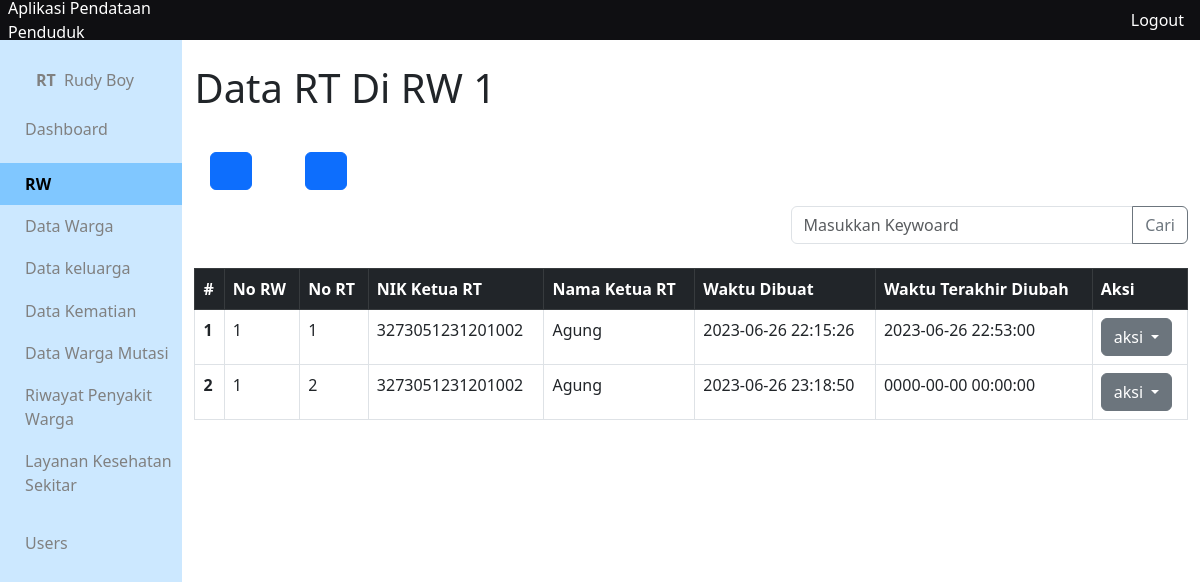
/app/views/rt/ (signed in), run on the app's committed database.
### tables this page shows
CREATE TABLE `rt` (
  `id_rt` int(1) NOT NULL,
  `no_rt` int(10) NOT NULL,
  `no_rw` int(10) DEFAULT NULL,
  `nik_ketua_rt` varchar(16) DEFAULT NULL,
  `created_at` timestamp NOT NULL DEFAULT current_timestamp(),
  `updated_at` timestamp NOT NULL DEFAULT current_timestamp()
);

CREATE TABLE `warga` (
  `nik_warga` varchar(16) NOT NULL,
  `no_kk` varchar(16) DEFAULT NULL,
  `status_kk` varchar(50) DEFAULT NULL,
  `nama_warga` varchar(300) DEFAULT NULL,
  `tempat_lahir` varchar(300) DEFAULT NULL,
  `tanggal_lahir` date DEFAULT NULL,
  `alamat_ktp` varchar(300) DEFAULT NULL,
  `alamat_tinggal` varchar(300) DEFAULT NULL,
  `no_rt` int(10) DEFAULT NULL,
  `no_rw` int(10) DEFAULT NULL,
  `agama` varchar(50) DEFAULT NULL,
  `pendidikan_terakhir` varchar(20) DEFAULT NULL,
  `pekerjaan` varchar(200) DEFAULT NULL,
  `jenis_kelamin` char(1) DEFAULT NULL,
  `status_perkawinan` varchar(15) DEFAULT NULL,
  `status_warga` varchar(10) DEFAULT NULL,
  `status_kehidupan` varchar(10) DEFAULT NULL,
  `kewarganegaraan` varchar(10) DEFAULT NULL,
  `gol_darah` char(2) DEFAULT NULL,
  `kontak` varchar(15) DEFAULT NULL,
  `id_adder` int(10) DEFAULT NULL,
  `id_updater` int(10) DEFAULT NULL,
  `created_at` timestamp NULL DEFAULT current_timestamp(),
  `updated_at` timestamp NULL DEFAULT current_timestamp()
);

### app/functions/rt/function-crud.php (called while the page is built, shortened)
<?php
require_once __DIR__."/../main-function.php";
function getRtInRw($rw){
	$query = "SELECT * FROM rt WHERE no_rw = '$rw'";
	return query($query);
}
?>

### app/functions/main-function.php (called while the page is built, shortened)
<?php
$conn = mysqli_connect("localhost", "root", '', "data_penduduk");
function query($query)
{
	global $conn;
	$result = mysqli_query($conn, $query);
	$rows = [];
		while( $row = mysqli_fetch_assoc($result) ) {
			$rows[] = $row;
		}
	return $rows;
}

### app/functions/warga/function-crud.php (called while the page is built, shortened)
<?php
require_once __DIR__."/../main-function.php";
function cariWargaNIK($nik){
	$query = "SELECT * FROM warga WHERE nik_warga = '$nik' ";
	return query($query);
}
?>

### app/views/rt/index.php (the view, shortened to what this page needs)
<?php include_once '../layouts/header.php' ?>
<?php include_once '../layouts/side-bar.php' ?>
<?php include_once '../../functions/rt/function-crud.php' ?>
<?php include_once '../../functions/rw/function-crud.php' ?>
<?php include_once '../../functions/warga/function-crud.php' ?>
<?php
if (isset($_GET['rw'])) {
	$rw = $_GET['rw'];
	$_SESSION['query-rw'] = $_GET['rw'];
}else if(isset($_SESSION['query-rw'])){
	$rw = $_SESSION['query-rw'];
}else{
	$rw = 1;
}
$rt = getRtInRw($rw);
?>
<div class="container">
	<h1 class="my-4">Data RT Di RW <?= $rw ?></h1>
<div class="menu-crud-wrapper mt-4">
	<div class="menu-crud flex-column">
		<div class="menu-crud-item p-3">
			<a href="tambah.php?rw=<?= $rw ?>" class="btn btn-primary" role="button">
			</a>
			<a href="index.php" class="btn btn-primary ms-5" role="button">
			</a>
		</div>
	</div>
</div>
<?php include_once '../layouts/form-cari.php'?>
<table class="table table-hover table-bordered mt-2">
	<thead>
	    <tr class="table-dark">
	      <th scope="col">#</th>
	      <th scope="col">No RW</th>
	      <th scope="col">No RT</th>
	      <th scope="col">NIK Ketua RT</th>
	      <th scope="col">Nama Ketua RT</th>
	      <th scope="col">Waktu Dibuat</th>
	      <th scope="col">Waktu Terakhir Diubah</th>
	      <th scope="col">Aksi</th>
	    </tr>
	  </thead>
 	<tbody>
 	<?php $no =1; ?>
 	<?php foreach ($rt as $r) : ?>
 		<tr>
	      <th scope="row"><?= $no++; ?></th>
	      <td><?= $r['no_rw']  ?></td>
	      <td><?= $r['no_rt']  ?></td>
	      <?php if (empty($r['nik_ketua_rt'])) : ?>
	      <td colspan="2">
	      	  <div class="badge bg-danger text-wrap mb-3">Warning !</div>
	      	  NIK Ketua RT Belum Ditambahkan
	      </td>
	      <?php else : ?>
	      <td><?= $r['nik_ketua_rt']  ?></td>
	      <td><?= cariWargaNIK($r['nik_ketua_rt'])[0]['nama_warga'] ?></td>
	  	  <?php endif; ?>
	      <td><?= $r['created_at']  ?></td>
	      <td><?= $r['updated_at']  ?></td>
	      <td>
	      	<div class="dropdown">
			  <button class="btn btn-secondary dropdown-toggle" type="button" data-bs-toggle="dropdown" aria-expanded="false">
			    aksi
			  </button>
			</div>
	      </td>
	    </tr>
	<?php endforeach; ?>
 	</tbody>
</div>
<?php include_once '../layouts/footer.php' ?>

### app/css/colors.css (style rules this page uses)
:root { --pink: #ecc6b3; --docks: #42506B; --haze: #C6CEFF; --fairy: #45E3FF; --rang1: #CCE8FF; --rang2: #B3DDFF; --rang3: #99D2FF; --rang4: #80C7FF; }

### app/css/style.css (style rules this page uses)
* { margin: 0; padding: 0; }
body { width: 100vw; height: 100vh; }

### data on the page
rt: no_rw "1", no_rt "1", nik_ketua_rt "3273051231201002", nik_ketua_rt.nama_warga "Agung", created_at "2023-06-26 22:15:26", updated_at "2023-06-26 22:53:00"
rt: no_rw "1", no_rt "2", nik_ketua_rt "3273051231201002", nik_ketua_rt.nama_warga "Agung", created_at "2023-06-26 23:18:50", updated_at "0000-00-00 00:00:00"

### other printed values
$_SESSION['level'] "RT"
$_SESSION['nama'] "Rudy Boy"
$rw "1"
